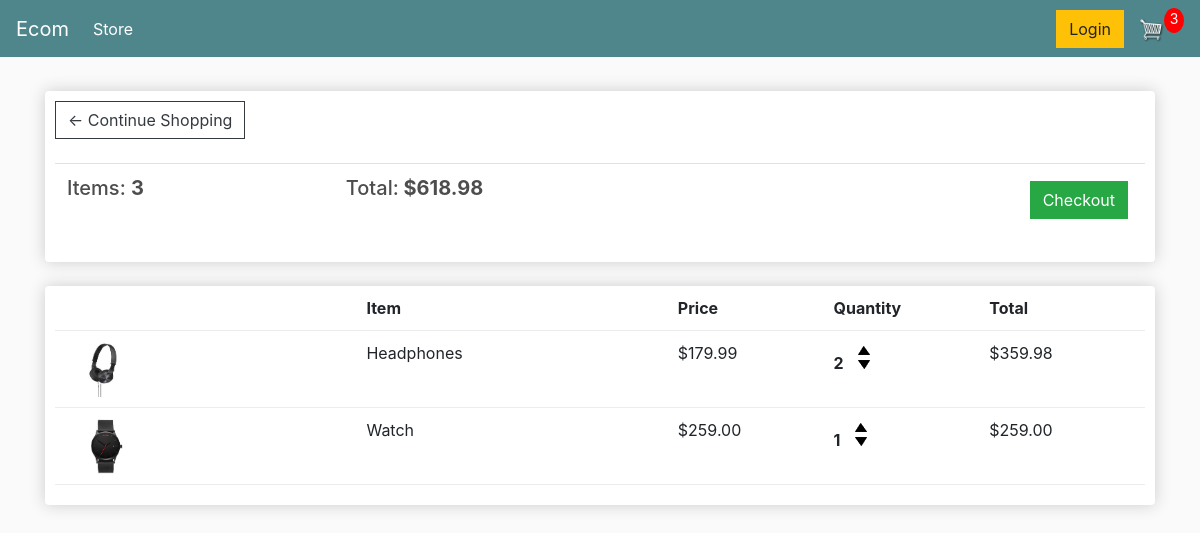
The app's page /cart/ (signed in), older data.
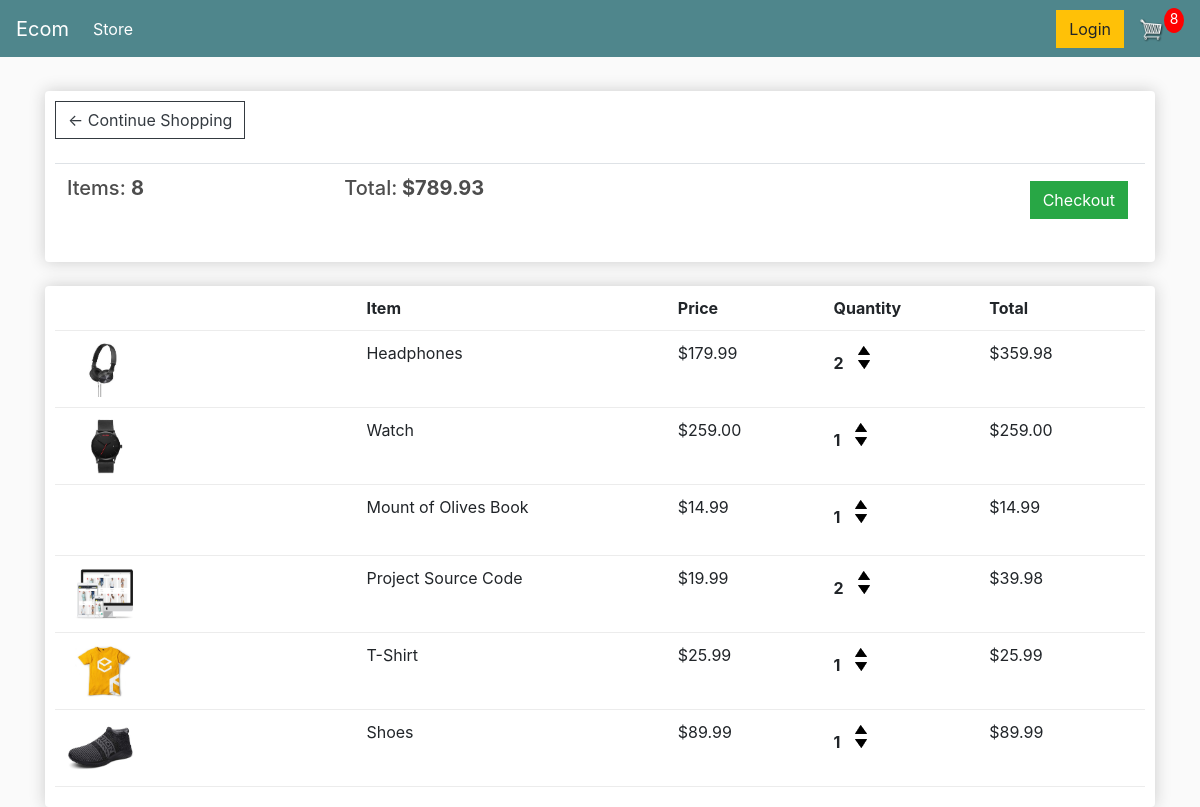
The same page, newer data.
### store/models.py (models this page shows, shortened)
class Order(models.Model):
    customer = models.ForeignKey(Customer, on_delete=models.SET_NULL, null=True, blank=True)
    date_ordered = models.DateTimeField(auto_now_add=True)
    complete = models.BooleanField(default=False)
    transaction_id = models.CharField(max_length=100, null=True)
    @property
    def get_cart_total(self):
        orderitems = self.orderitem_set.all()
        total = sum([item.get_total for item in orderitems])
        return total
    @property
    def get_cart_items(self):
        orderitems = self.orderitem_set.all()
        total = sum([item.quantity for item in orderitems])
        return total

class OrderItem(models.Model):
    product = models.ForeignKey(Product, on_delete=models.SET_NULL, null=True)
    order = models.ForeignKey(Order, on_delete=models.SET_NULL, null=True)
    quantity = models.IntegerField(default=0, null=True, blank=True)
    date_added = models.DateTimeField(auto_now_add=True)
    @property
    def get_total(self):
        total = self.product.price * self.quantity
        return total

class Product(models.Model):
    name = models.CharField(max_length=200)
    price = models.DecimalField(max_digits=7, decimal_places=2)
    digital = models.BooleanField(default=False, null=True, blank=True)
    image = models.ImageField(null=True, blank=True)
    @property
    def imageURL(self):
        try:
            url = self.image.url
        except:
            url = ''
        return url

### store/views.py (the view)
# urls.py: path('cart/', views.cart, name="cart"),
def cart(request):
    if request.user.is_authenticated:
        customer = request.user.customer
        order, created = Order.objects.get_or_create(customer=customer, complete=False)
        items = order.orderitem_set.all()
        cartItems = order.get_cart_items
    else:
        items = []
        order = {'get_cart_total': 0, 'get_cart_items': 0, 'shipping': False}
        cartItems = order['get_cart_items']
    context = {'items': items, 'order': order, 'cartItems': cartItems}
    return render(request, 'store/cart.html', context)

### store/templates/store/cart.html
{% extends 'store/main.html' %}
{% load static %}
{% block content %}
<div class="row">
    <div class="col-lg-12">
        <div class="box-element">
            <a class="btn btn-outline-dark" href="{% url 'store' %}">&#x2190; Continue Shopping</a>
            <br>
            <br>
            <table class="table">
                <tr>
                    <th><h5>Items: <strong>{{order.get_cart_items}}</strong></h5></th>
                    <th><h5>Total:<strong> ${{order.get_cart_total|floatformat:2}}</strong></h5></th>
                    <th>
                        <a style="float:right; margin:5px;" class="btn btn-success"
                           href="{% url 'checkout' %}">Checkout</a>
                    </th>
                </tr>
            </table>
        </div>
        <br>
        <div class="box-element">
            <div class="cart-row">
                <div style="flex:2"></div>
                <div style="flex:2"><strong>Item</strong></div>
                <div style="flex:1"><strong>Price</strong></div>
                <div style="flex:1"><strong>Quantity</strong></div>
                <div style="flex:1"><strong>Total</strong></div>
            </div>
            {% for item in items %}
            <div class="cart-row">
                <div style="flex:2"><img class="row-image" src="{{item.product.imageURL}}"></div>
                <div style="flex:2"><p>{{item.product.name}}</p></div>
                <div style="flex:1"><p>${{item.product.price|floatformat:2}}</p></div>
                <div style="flex:1">
                    <p class="quantity">{{item.quantity}}</p>
                    <div class="quantity">
                        <img data-product="{{item.product.id}}" data-action="add" class="chg-quantity update-cart"
                             src="{% static  'images/arrow-up.png' %}">
                        <img data-product="{{item.product.id}}" data-action="remove" class="chg-quantity update-cart"
                             src="{% static  'images/arrow-down.png' %}">
                    </div>
                </div>
                <div style="flex:1"><p>${{item.get_total|floatformat:2}}</p></div>
            </div>
            {% endfor %}
        </div>
    </div>
</div>
{% endblock content %}

### store/templates/store/main.html (shortened to what this page needs)
<!DOCTYPE html>
{% load static %}
<html>
<head>
    <link rel="stylesheet" href="https://stackpath.bootstrapcdn.com/bootstrap/4.4.1/css/bootstrap.min.css"
>
    <link rel="stylesheet" type="text/css" href="{% static 'css/main.css' %}">
</head>
<body>
<nav class="navbar navbar-expand-lg navbar-dark bg-dark">
    <a class="navbar-brand" href="{% url 'store' %}">Ecom</a>
    <div class="collapse navbar-collapse" id="navbarSupportedContent">
        <ul class="navbar-nav mr-auto">
            <li class="nav-item active">
                <a class="nav-link" href="{% url 'store' %}">Store <span class="sr-only">(current)</span></a>
            </li>
        </ul>
        <div class="form-inline my-2 my-lg-0">
            <a href="#" class="btn btn-warning">Login</a>
            <a href="{% url 'cart' %}">
                <img id="cart-icon" src="{% static 'images/cart.png' %}">
            </a>
            <p id="cart-total">{{cartItems}}</p>
        </div>
    </div>
</nav>
<div class="container">
    <br>
    {% block content %}
    {% endblock content %}
</div>
</body>
</html>

### ecommerce/static/css/main.css (style rules this page uses)
body { background-color: hsl(0, 0%, 98%); }
h1,h2,h3,h4,h5,h6 { color:hsl(0, 0%, 30%); }
.box-element { box-shadow:hsl(0, 0%, 80%) 0 0 16px; background-color: #fff; border-radius: 4px; padding: 10px; }
.bg-dark { background-color: #4f868c!important; }
#cart-icon { width:25px; display: inline-block; margin-left: 15px; }
#cart-total { display: block; text-align: center; color:#fff; background-color: red; width: 20px; height: 25px; border-radius: 50%; font-size: 14px; }
.col-lg-4, .col-lg-6, .col-lg-8, .col-lg-12 { margin-top: 10px; }
.btn { border-radius: 0; }
.row-image { width: 100px; }
.cart-row { display: flex; align-items: flex-stretch; padding-bottom: 10px; margin-bottom: 10px; border-bottom: 1px solid #ececec; }
.quantity { display: inline-block; font-weight: 700; padding-right:10px; }
.chg-quantity { width: 12px; cursor: pointer; display: block; margin-top: 5px; transition:.1s; }

Row changes from the older to the newer data that the page shows:
computed for Order: get_cart_items "3" → "8"; get_cart_total "618.98" → "789.93"
added OrderItem: product.name "Mount of Olives Book", product.price "14.99", quantity "1", get_total "14.99"
added OrderItem: product.imageURL (picture), product.name "Project Source Code", product.price "19.99", quantity "2", get_total "39.98"
added OrderItem: product.imageURL (picture), product.name "T-Shirt", product.price "25.99", quantity "1", get_total "25.99"
added OrderItem: product.imageURL (picture), product.name "Shoes", product.price "89.99", quantity "1", get_total "89.99"
Text that changed along with them:
{{ cartItems }}: "3" → "8"
